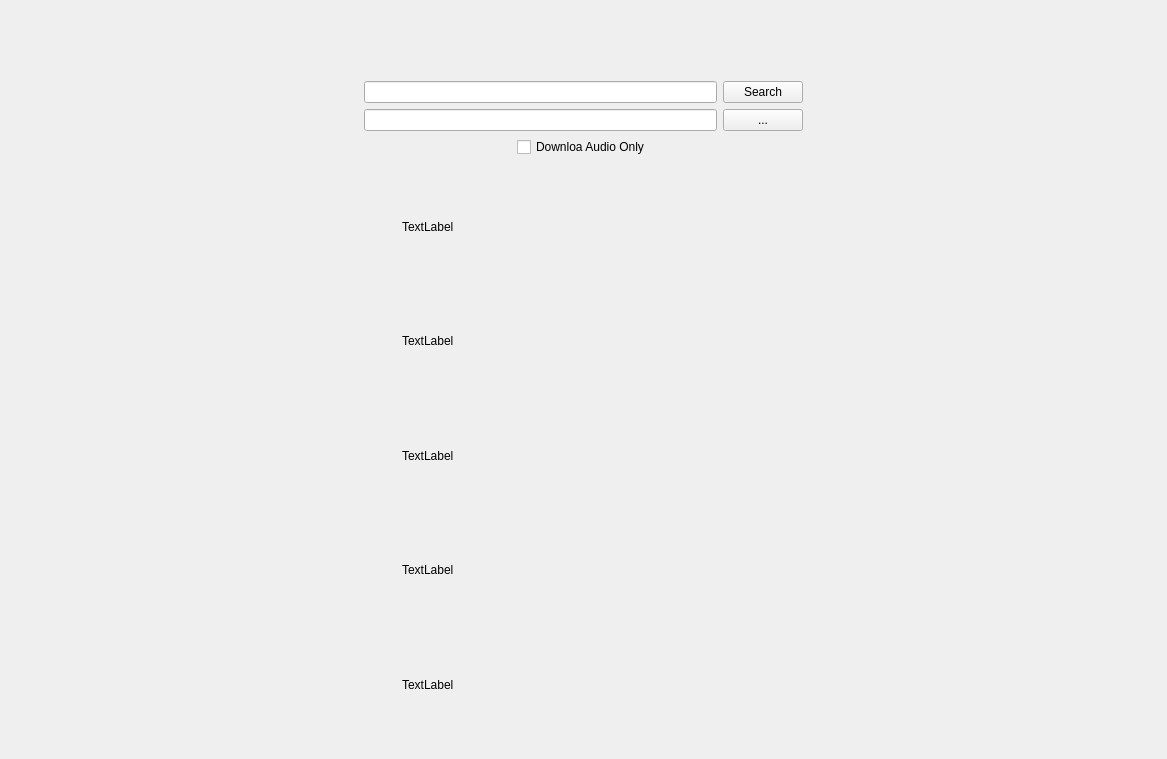
<?xml version="1.0" encoding="UTF-8"?>
<ui version="4.0">
 <class>Form</class>
 <widget class="QWidget" name="Form">
  <property name="geometry">
   <rect>
    <x>0</x>
    <y>0</y>
    <width>1167</width>
    <height>759</height>
   </rect>
  </property>
  <property name="windowTitle">
   <string>Form</string>
  </property>
  <layout class="QVBoxLayout" name="verticalLayout">
   <item>
    <layout class="QHBoxLayout" name="horizontalLayout" stretch="0">
     <property name="spacing">
      <number>0</number>
     </property>
     <property name="sizeConstraint">
      <enum>QLayout::SetDefaultConstraint</enum>
     </property>
     <property name="topMargin">
      <number>0</number>
     </property>
     <property name="bottomMargin">
      <number>50</number>
     </property>
     <item>
      <widget class="QLabel" name="label">
       <property name="maximumSize">
        <size>
         <width>400</width>
         <height>140</height>
        </size>
       </property>
       <property name="layoutDirection">
        <enum>Qt::LeftToRight</enum>
       </property>
       <property name="text">
        <string/>
       </property>
       <property name="pixmap">
        <pixmap>../SVG/logo.svg</pixmap>
       </property>
       <property name="scaledContents">
        <bool>true</bool>
       </property>
       <property name="alignment">
        <set>Qt::AlignHCenter|Qt::AlignTop</set>
       </property>
      </widget>
     </item>
    </layout>
   </item>
   <item>
    <layout class="QHBoxLayout" name="horizontalLayout_2">
     <item>
      <spacer name="horizontalSpacer_3">
       <property name="orientation">
        <enum>Qt::Horizontal</enum>
       </property>
       <property name="sizeHint" stdset="0">
        <size>
         <width>40</width>
         <height>20</height>
        </size>
       </property>
      </spacer>
     </item>
     <item>
      <widget class="QLineEdit" name="searchInputField">
       <property name="maximumSize">
        <size>
         <width>500</width>
         <height>16777215</height>
        </size>
       </property>
      </widget>
     </item>
     <item>
      <widget class="QPushButton" name="searchButton">
       <property name="text">
        <string>Search</string>
       </property>
      </widget>
     </item>
     <item>
      <spacer name="horizontalSpacer_4">
       <property name="orientation">
        <enum>Qt::Horizontal</enum>
       </property>
       <property name="sizeHint" stdset="0">
        <size>
         <width>40</width>
         <height>20</height>
        </size>
       </property>
      </spacer>
     </item>
    </layout>
   </item>
   <item>
    <layout class="QHBoxLayout" name="horizontalLayout_3">
     <item>
      <spacer name="horizontalSpacer_5">
       <property name="orientation">
        <enum>Qt::Horizontal</enum>
       </property>
       <property name="sizeHint" stdset="0">
        <size>
         <width>40</width>
         <height>20</height>
        </size>
       </property>
      </spacer>
     </item>
     <item>
      <widget class="QLineEdit" name="outputFolderInputField">
       <property name="maximumSize">
        <size>
         <width>500</width>
         <height>16777215</height>
        </size>
       </property>
      </widget>
     </item>
     <item>
      <widget class="QPushButton" name="browseOutputButton">
       <property name="text">
        <string>...</string>
       </property>
      </widget>
     </item>
     <item>
      <spacer name="horizontalSpacer_6">
       <property name="orientation">
        <enum>Qt::Horizontal</enum>
       </property>
       <property name="sizeHint" stdset="0">
        <size>
         <width>40</width>
         <height>20</height>
        </size>
       </property>
      </spacer>
     </item>
    </layout>
   </item>
   <item>
    <layout class="QHBoxLayout" name="horizontalLayout_4">
     <item>
      <spacer name="horizontalSpacer">
       <property name="orientation">
        <enum>Qt::Horizontal</enum>
       </property>
       <property name="sizeHint" stdset="0">
        <size>
         <width>40</width>
         <height>20</height>
        </size>
       </property>
      </spacer>
     </item>
     <item>
      <widget class="QCheckBox" name="audioOnlyCheckbox">
       <property name="text">
        <string>Downloa Audio Only</string>
       </property>
      </widget>
     </item>
     <item>
      <spacer name="horizontalSpacer_2">
       <property name="orientation">
        <enum>Qt::Horizontal</enum>
       </property>
       <property name="sizeHint" stdset="0">
        <size>
         <width>40</width>
         <height>20</height>
        </size>
       </property>
      </spacer>
     </item>
    </layout>
   </item>
   <item>
    <layout class="QHBoxLayout" name="horizontalLayout_5">
     <item>
      <spacer name="horizontalSpacer_7">
       <property name="orientation">
        <enum>Qt::Horizontal</enum>
       </property>
       <property name="sizeHint" stdset="0">
        <size>
         <width>40</width>
         <height>20</height>
        </size>
       </property>
      </spacer>
     </item>
     <item>
      <widget class="QScrollArea" name="outputScrollArea">
       <property name="frameShape">
        <enum>QFrame::NoFrame</enum>
       </property>
       <property name="widgetResizable">
        <bool>true</bool>
       </property>
       <widget class="QWidget" name="scrollAreaWidgetContents">
        <property name="geometry">
         <rect>
          <x>0</x>
          <y>0</y>
          <width>379</width>
          <height>452</height>
         </rect>
        </property>
        <layout class="QVBoxLayout" name="verticalLayout_3">
         <item>
          <layout class="QHBoxLayout" name="item2MainBox">
           <item>
            <widget class="QLabel" name="label_2">
             <property name="text">
              <string>TextLabel</string>
             </property>
            </widget>
           </item>
          </layout>
         </item>
         <item>
          <layout class="QHBoxLayout" name="item3MainBox">
           <item>
            <widget class="QLabel" name="label_3">
             <property name="text">
              <string>TextLabel</string>
             </property>
            </widget>
           </item>
          </layout>
         </item>
         <item>
          <layout class="QHBoxLayout" name="item4MainBox">
           <item>
            <widget class="QLabel" name="label_4">
             <property name="text">
              <string>TextLabel</string>
             </property>
            </widget>
           </item>
          </layout>
         </item>
         <item>
          <layout class="QHBoxLayout" name="item5MainBox">
           <item>
            <widget class="QLabel" name="label_5">
             <property name="text">
              <string>TextLabel</string>
             </property>
            </widget>
           </item>
          </layout>
         </item>
         <item>
          <layout class="QHBoxLayout" name="item1MainBox">
           <item>
            <widget class="QLabel" name="label_6">
             <property name="text">
              <string>TextLabel</string>
             </property>
            </widget>
           </item>
          </layout>
         </item>
        </layout>
       </widget>
      </widget>
     </item>
     <item>
      <spacer name="horizontalSpacer_8">
       <property name="orientation">
        <enum>Qt::Horizontal</enum>
       </property>
       <property name="sizeHint" stdset="0">
        <size>
         <width>40</width>
         <height>20</height>
        </size>
       </property>
      </spacer>
     </item>
    </layout>
   </item>
  </layout>
 </widget>
 <resources/>
 <connections/>
</ui>
